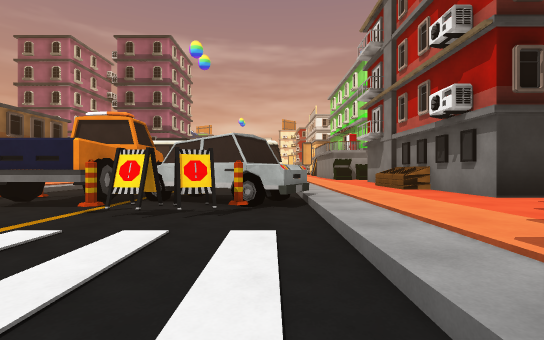
View 1 (above)

21 first-person views from a walk through a 3-D level made in the Unity game engine. The camera is 1.3 m above the floor, looks level and sees 85° across. The floor is counted in squares, 2 m on a side. Each view is taken from the middle of a square. On the plan, view 1 faces up. The plan holds only what a view shows up to about 9 squares ahead; the rest is blank. The place goes on beyond the plan. The player character is not drawn. Some surface patterns are stand-ins.

View 2
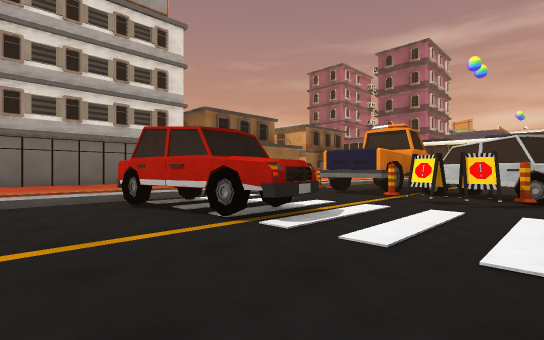

View 3
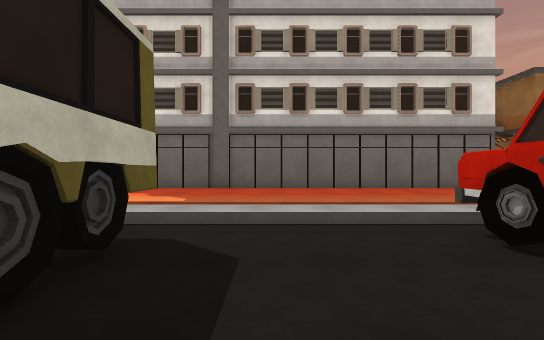

View 4
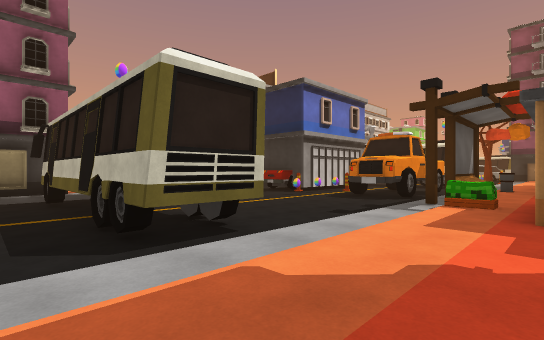

View 5
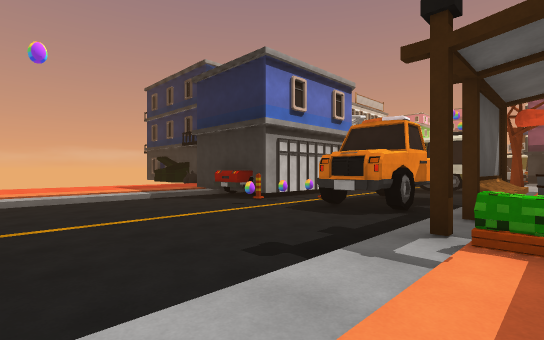

View 6
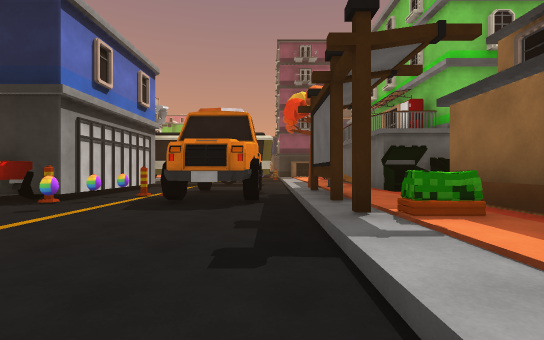

View 7
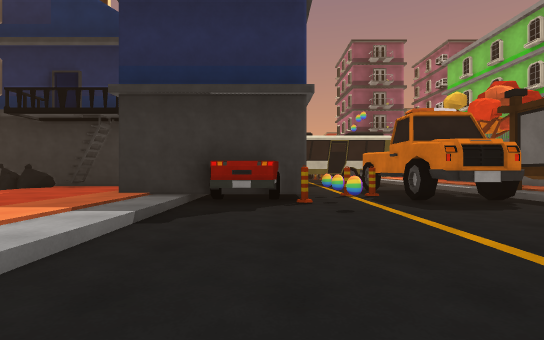

View 8
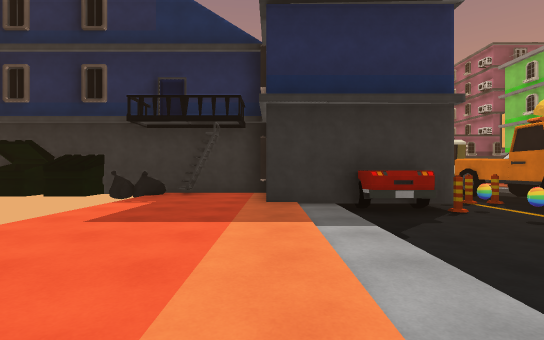

View 9
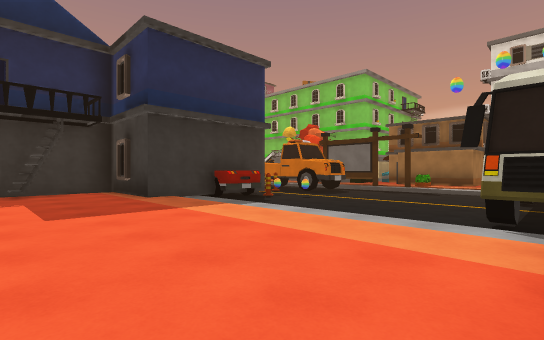

View 10
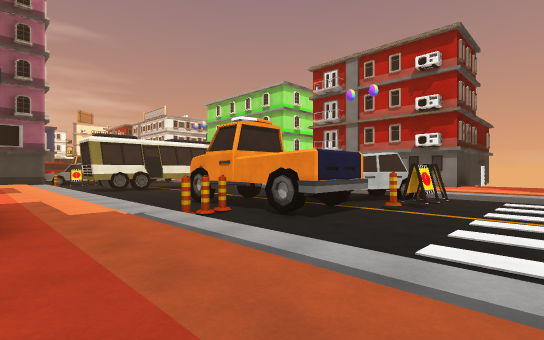

View 11
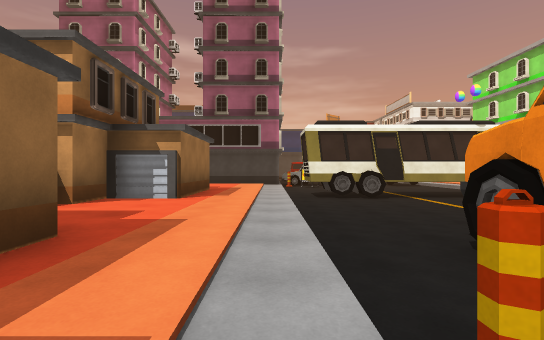

View 12
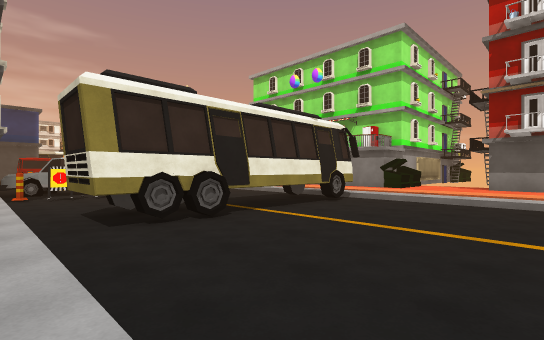

View 13
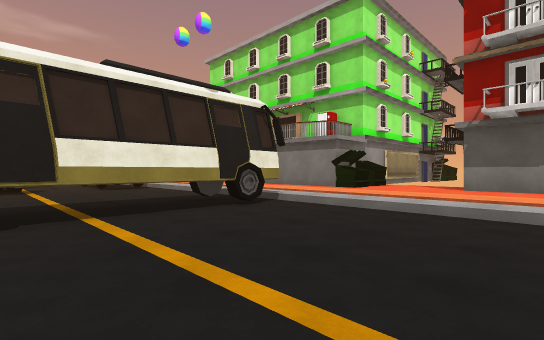

View 14
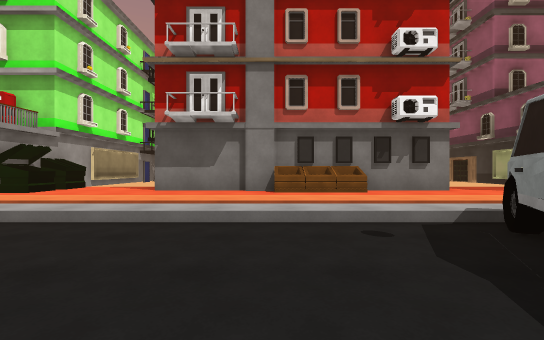

View 15
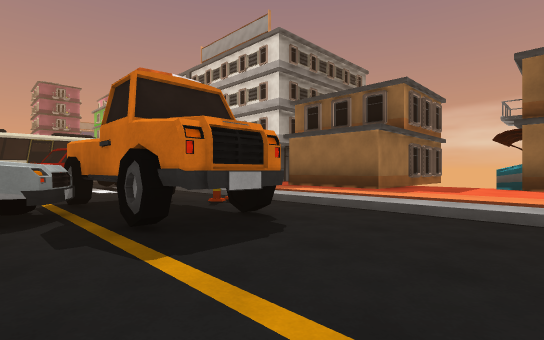

View 16
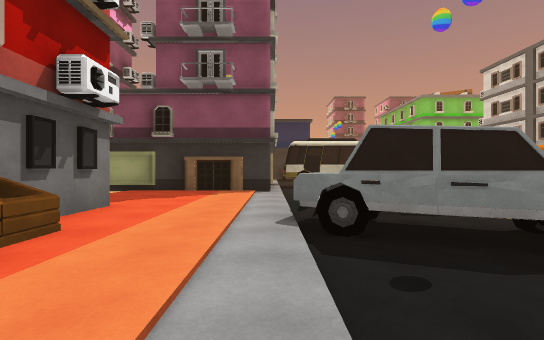

View 17
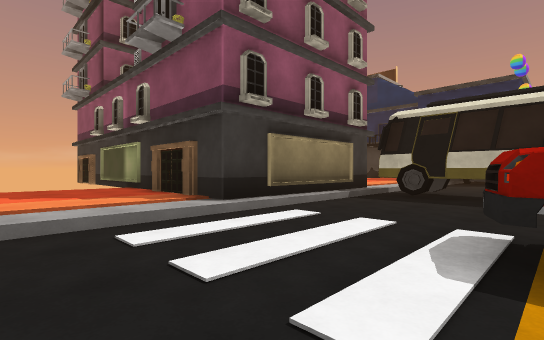

View 18
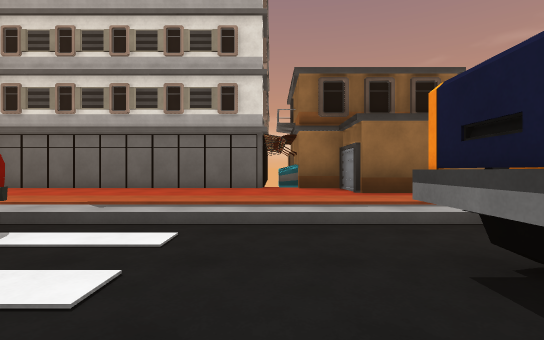

View 19
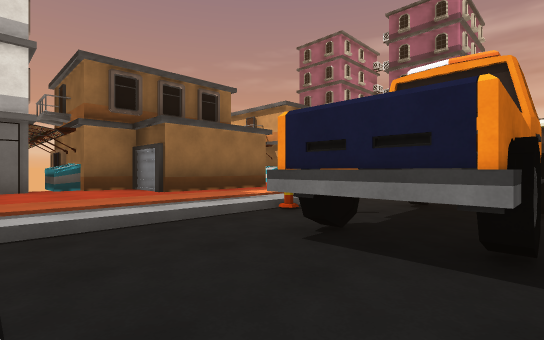

View 20
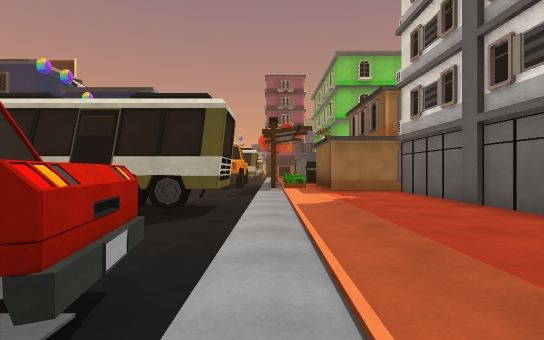

View 21
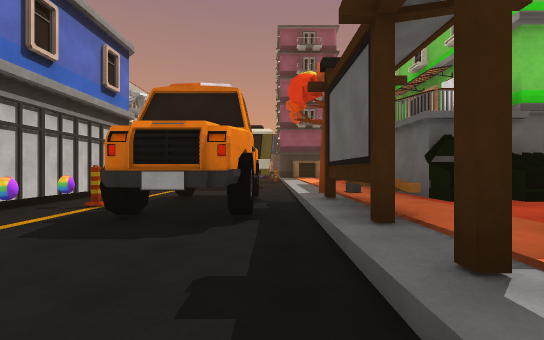

### Floor plan
Key: @ floor where view 1 was taken; # wall or solid block; . main floor; - floor 0.25 m lower than the main floor; = window, fence, low wall or low ledge; ^ raised ledge; O other object.
Columns run from 14 left of view 1 to 7 right of it. Each row starts with its distance up from view 1.
 15      #..OOOOOOO..####
 14      #..-------..#^.
 13      #..-------.....
 12    #....-------.....O
 11  OOO....-------...#
 10    .....-------...#
  9   O.....-OO----...#
  8      #..-OO----..O#
  7      #..OOO###-..O#
  6    ###..-OOO###...#
  5 OOOO....-OOOOO^...##
  4   #.....----OO-.....
  3   ##....-------.....
  2    #....-------.....
  1    #....O OO---#####OO
  0    #....OO----@#
 -1    #....-------#
 -2    #....-------#
 -3    #....-------#
 -4    #....OOOOOOO.....
 -5    #....--O----.....
 -6    #....-------.....
 -7    ###..-------.....
 -8      #OO-------.....
 -9      #..-------.....
-10      ..O----O--.....
-11    O...O-OOOOOO##...
-12    ###.O-OOOOO  #...=
-13      #O.-OO--O  #.#^#
-14      #.O-OO--#  #####
-15       ..---- #

Where each view was taken, in squares from view 1:
view 1: 0 up, 0 right, facing up
view 2: 2 down, 0 right, facing up-left
view 3: 2 down, 3 left, facing left
view 4: 2 down, 9 left, facing down-right
view 5: 5 down, 8 left, facing down-right
view 6: 5 down, 6 left, facing down
view 7: 5 down, 1 left, facing down
view 8: 5 down, 2 right, facing down
view 9: 4 down, 5 right, facing down-left
view 10: 2 up, 9 left, facing up-right
view 11: 6 up, 7 left, facing up
view 12: 10 up, 7 left, facing up-right
view 13: 10 up, 4 left, facing up-right
view 14: 9 up, 3 left, facing right
view 15: 12 up, 2 left, facing down-left
view 16: 10 up, 1 right, facing down
view 17: 4 up, 3 left, facing down-right
view 18: 4 up, 3 left, facing left
view 19: 3 up, 3 left, facing up-left
view 20: 2 up, 7 left, facing down
view 21: 7 down, 6 left, facing down
